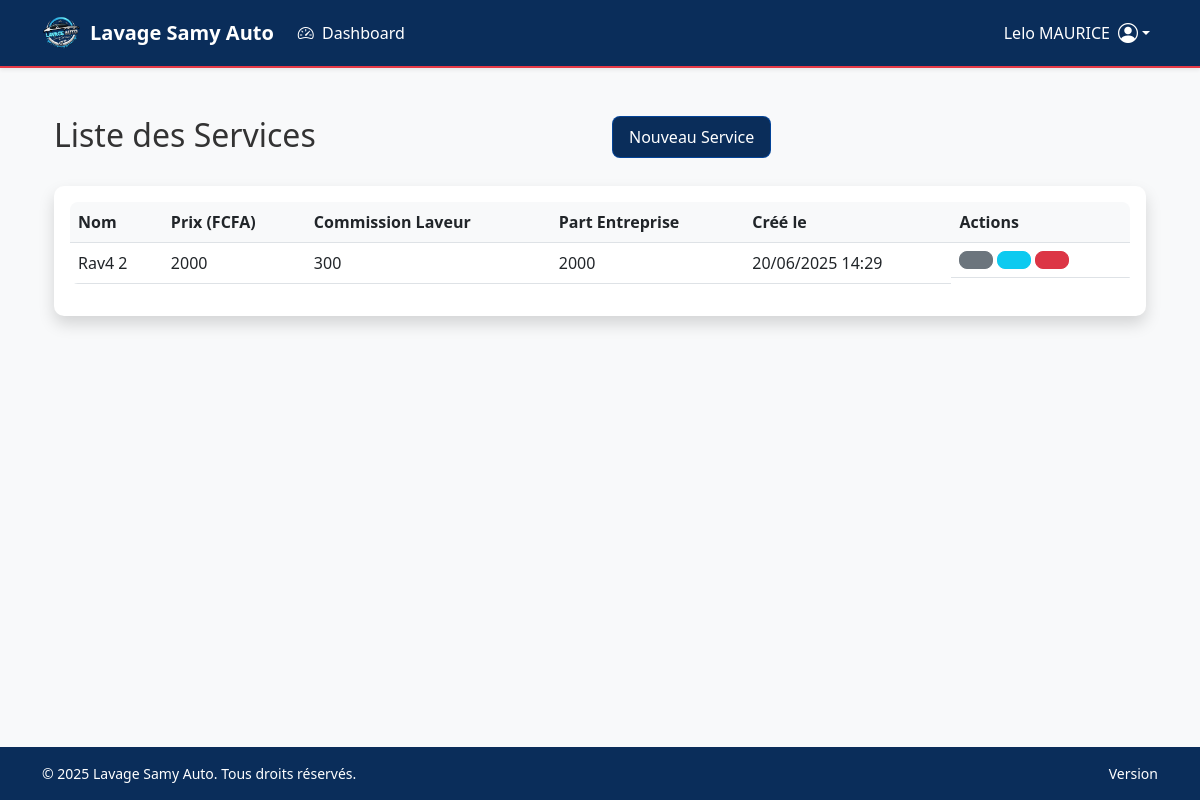
The page /gestion/services/ (signed in) on the database its author committed.
### core/models.py (models this page shows, shortened)
class User(AbstractUser):
    ROLES = (
        ('admin', 'Admin'),
        ('caissier', 'Caissier'),
        ('laveur', 'Laveur'),
        ('superviseur', 'Superviseur'),
    )
    email = models.EmailField(unique=True)
    USERNAME_FIELD = 'email'
    REQUIRED_FIELDS = ['username']  # username est toujours requis pour AbstractUser
    nom_complet = models.CharField(max_length=100)
    role = models.CharField(max_length=20, choices=ROLES)
    telephone = models.CharField(max_length=20, blank=True)
    adresse = models.CharField(max_length=255, blank=True)
    date_creation = models.DateTimeField(auto_now_add=True)
    class Meta:
        ordering = ['-date_creation']

### gestion/models.py (models this page shows, shortened)
class Service(models.Model):
    nom = models.CharField(max_length=100)
    prix_total = models.DecimalField(max_digits=10, decimal_places=2)
    commission_laveur = models.DecimalField(max_digits=10, decimal_places=2)
    description = models.TextField(blank=True)
    date_creation = models.DateTimeField(auto_now_add=True)
    class Meta:
        ordering = ['-date_creation']
        verbose_name = "Service"
        verbose_name_plural = "Services"

### gestion/views.py (the view)
# urls.py: path('services/', views.ServiceListView.as_view(), name='service-list'),
class ServiceListView(LoginRequiredMixin, ListView):
    model = Service
    template_name = 'gestion/services/list.html'
    context_object_name = 'services'

### gestion/templates/gestion/services/list.html (shortened to what this page needs)
{% extends "base.html" %}
{% block content %}
<div class="container-fluid">
    <div class="row mb-4">
        <div class="col-md-6">
            <h2> Liste des Services</h2>
        </div>
        <div class="col-md-6 text-right">
            <a href="{% url 'gestion:service-create' %}" class="btn btn-primary">
                 Nouveau Service
            </a>
        </div>
    </div>
    <div class="card shadow">
        <div class="card-body">
            <div class="table-responsive">
                <table class="table table-hover">
                    <thead class="thead-light">
                        <tr>
                            <th>Nom</th>
                            <th>Prix (FCFA)</th>
                            <th>Commission Laveur</th>
                            <th>Part Entreprise</th>
                            <th>Créé le</th>
                            <th>Actions</th>
                        </tr>
                    </thead>
                    <tbody>
                        {% for service in services %}
                        <tr>
                            <td>{{ service.nom }}</td>
                            <td>{{ service.prix_total|floatformat:0 }}</td>
                            <td>{{ service.commission_laveur|floatformat:0 }}</td>
                          <td>
    <span id="part-entreprise-{{ service.id }}">
        {{ service.prix_total|floatformat:0 }}
    </span>
</td>
                            <td>{{ service.date_creation|date:"d/m/Y H:i" }}</td>
                          <td class="d-flex gap-1">
    <a href="{% url 'gestion:service-detail' service.id %}" class="btn btn-sm btn-secondary" title="Détails">
    </a>
    <a href="{% url 'gestion:service-update' service.id %}" class="btn btn-sm btn-info" title="Modifier">
    </a>
    <a href="{% url 'gestion:confirm_delete' service.id %}" class="btn btn-sm btn-danger" title="Supprimer"
       onclick="return confirm('Confirmer la suppression de ce service ?')">
    </a>
</td>
                        </tr>
                        {% empty %}
                        <tr>
                            <td colspan="6" class="text-center">Aucun service enregistré</td>
                        </tr>
                        {% endfor %}
                    </tbody>
                </table>
            </div>
        </div>
    </div>
</div>
{% endblock %}

### core/templates/base.html (shortened to what this page needs)
{% load static %}
<!DOCTYPE html>
<html lang="fr" data-bs-theme="light">
<head>
    <link href="https://cdn.jsdelivr.net/npm/bootstrap@5.3.0/dist/css/bootstrap.min.css" rel="stylesheet">
    <link rel="stylesheet" href="https://cdn.jsdelivr.net/npm/bootstrap-icons@1.10.0/font/bootstrap-icons.css">
    <link href="{% static 'core/css/styles.css' %}" rel="stylesheet">
</head>
<body class="d-flex flex-column min-vh-100">
   <nav class="navbar navbar-expand-lg navbar-dark sticky-top shadow-sm" style="background-color: #0a2d5a; border-bottom: 2px solid #e63946;">
        <div class="container">
            <a class="navbar-brand d-flex align-items-center" href="{% url 'gestion:dashboard' %}">
                <img src="{% static 'core/images/logo.png' %}"
                     alt="Logo Lavage Samy Auto"
                     width="40"
                     height="40"
                     class="d-inline-block align-top me-2"
                     loading="lazy">
                <span class="fw-bold">Lavage Samy Auto</span>
            </a>
            <div class="collapse navbar-collapse" id="mainNavbar">
                <ul class="navbar-nav me-auto">
                    {% if user.is_authenticated %}
                        <li class="nav-item">
                            <a class="nav-link {% if request.resolver_match.url_name == 'dashboard' %}active{% endif %}"
                               href="{% url 'gestion:dashboard' %}">
                                <i class="bi bi-speedometer2 me-1"></i> Dashboard
                            </a>
                        </li>
                    {% endif %}
                </ul>
                <ul class="navbar-nav">
                    {% if user.is_authenticated %}
                    <li class="nav-item dropdown">
                        <a class="nav-link dropdown-toggle d-flex align-items-center"
                           href="#"
                           role="button"
                           data-bs-toggle="dropdown"
                           aria-expanded="false">
                            <span class="me-2 d-none d-sm-inline">{{ user.get_full_name|default:user.username }}</span>
                            <i class="bi bi-person-circle fs-5"></i>
                        </a>
                    </li>
                    {% else %}
                    <li class="nav-item">
                        <a class="nav-link" href="{% url 'login' %}">
                            <i class="bi bi-box-arrow-in-right me-1"></i> Connexion
                        </a>
                    </li>
                    {% endif %}
                </ul>
            </div>
        </div>
    </nav>
    <main class="container flex-grow-1 my-4">
        {% block content %}{% endblock %}
    </main>
  <footer class="py-3 mt-auto" style="background-color: #0a2d5a; color: white;">
        <div class="container">
            <div class="row align-items-center">
                <div class="col-md-6 text-center text-md-start">
                    <p class="mb-0 small">
                        &copy; {% now "Y" %} Lavage Samy Auto. Tous droits réservés.
                    </p>
                </div>
                <div class="col-md-6 text-center text-md-end">
                    <p class="mb-0 small">
                        Version {{ APP_VERSION }}
                    </p>
                </div>
            </div>
        </div>
    </footer>
</body>
</html>

### core/static/core/css/styles.css (style rules this page uses)
body { font-family: 'Segoe UI', Tahoma, Geneva, Verdana, sans-serif; background-color: #f8f9fa; color: #333; }
:root { --primary-blue: #0a2d5a; --accent-blue: #004cb0b5; --light-blue: #a8dadc; --pure-white: #ffffff; }
.card { border: none; border-radius: 10px; box-shadow: 0 0 15px rgba(0, 0, 0, 0.05); margin-bottom: 20px; }
.btn { border-radius: 8px; padding: 8px 16px; font-weight: 500; }
.table { border-radius: 8px; overflow: hidden; }
.table th { font-weight: 600; background-color: #f8f9fa; }
.nav-link { color: var(--pure-white) !important; transition: all 0.3s; }
footer { background-color: var(--primary-blue) !important; color: var(--pure-white) !important; }
.btn-primary { background-color: var(--primary-blue); border-color: var(--accent-blue); }

### rows shown on the page
User: get_full_name "Lelo MAURICE"
Service: nom "Rav4 2", prix_total "2000", commission_laveur "300", date_creation "20/06/2025 14:29"
